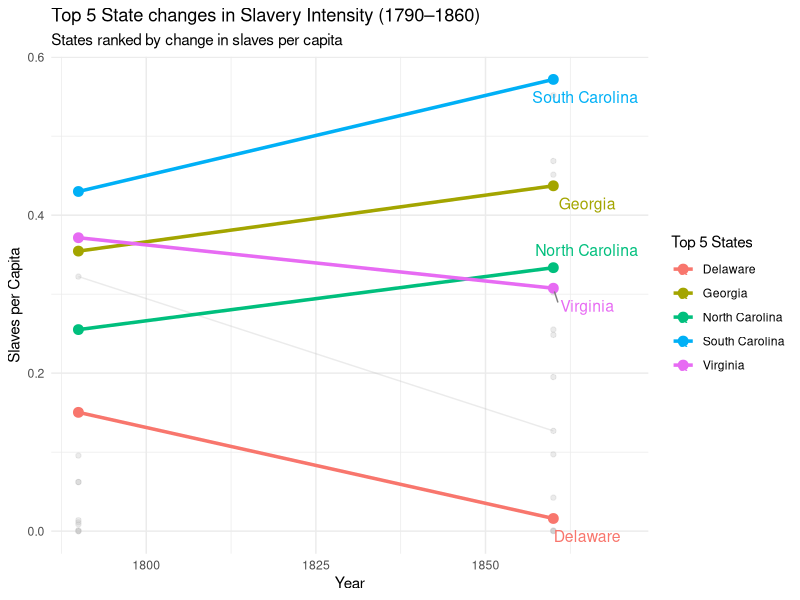

Write R code to recreate this figure.
library(tidyverse)
library(ggrepel)

df_1790 <- read_csv("1790 census data on slavery.csv")
df_1860 <- read_csv("1860 census data on slavery.csv")
colnames(df_1790)
colnames(df_1860)

df_1790 <- df_1790 %>%
  mutate(
    slaves_per_capita = non_white_slave / state_population,
    year = 1790
  )

df_1860 <- df_1860 %>%
  mutate(
    slaves_per_capita = total_enslaved / state_population,
    year = 1860
  )

df <- bind_rows(df_1790, df_1860)

df <- df %>%
  mutate(year_dummy = ifelse(year == 1860, 1, 0))

model_time <- lm(slaves_per_capita ~ year_dummy, data = df)
summary(model_time)


model_state <- lm(slaves_per_capita ~ year_dummy + STATE, data = df)
summary(model_state)

model_interaction <- lm(slaves_per_capita ~ year_dummy * STATE, data = df)
summary(model_interaction)


df <- df %>%
  mutate(
    highlight = ifelse(
      STATE %in% c("South Carolina", "Georgia", "Virginia",
                   "Alabama", "Mississippi",
                   "New York", "Pennsylvania", "Massachusetts"),
      STATE,
      "Other"
    )
  )

top5_states <- df %>%
  select(STATE, year, slaves_per_capita) %>%
  pivot_wider(
    names_from = year,
    values_from = slaves_per_capita
  ) %>%
  mutate(change = `1860` - `1790`) %>%
  arrange(desc(change)) %>%
  slice(1:5) %>%
  pull(STATE)

df_plot <- df %>%
  mutate(highlight = ifelse(STATE %in% top5_states, STATE, "Other"))

# 3) Plot
ggplot(df_plot, aes(x = year, y = slaves_per_capita, group = STATE)) +
  geom_line(color = "gray", alpha = 0.3) +
  geom_point(color = "gray", alpha = 0.3) +
  
  geom_line(
    data = df_plot %>% filter(highlight != "Other"),
    aes(color = highlight),
    linewidth = 1.2
  ) +
  geom_point(
    data = df_plot %>% filter(highlight != "Other"),
    aes(color = highlight),
    size = 3
  ) +
  
  geom_text_repel(
    data = df_plot %>% filter(year == 1860, highlight != "Other"),
    aes(label = STATE, color = highlight),
    size = 4,
    nudge_x = 5,
    direction = "y",
    box.padding = 0.5,
    point.padding = 0.3,
    segment.color = "gray50"
  ) +
  
  labs(
    title = "Top 5 State changes in Slavery Intensity (1790–1860)",
    subtitle = "States ranked by change in slaves per capita",
    x = "Year",
    y = "Slaves per Capita",
    color = "Top 5 States"
  ) +
  theme_minimal() +
  xlim(1790, 1870)
